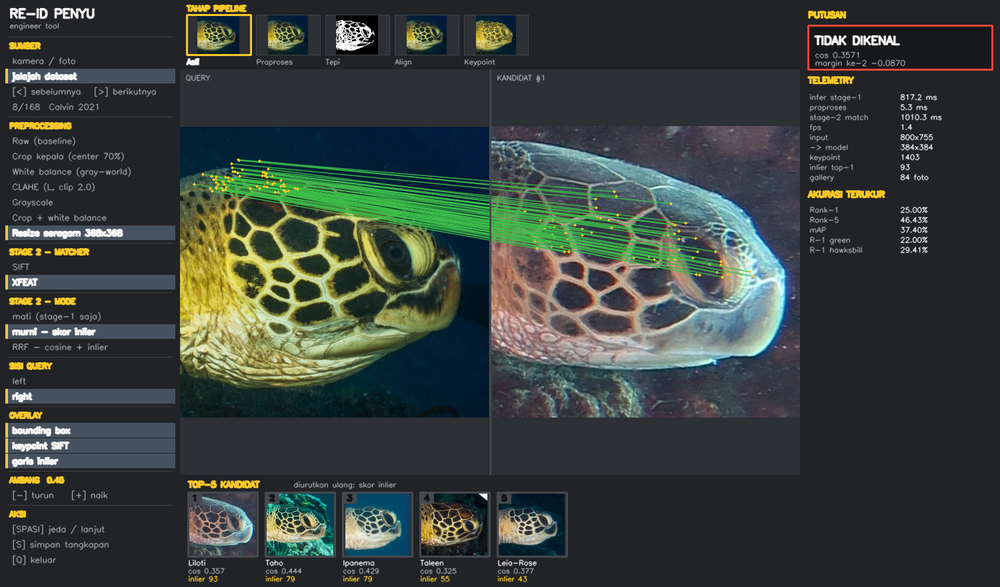
#> input picture aplikasi/pratinjau_dataset.png, 1000 x 587 px, shrunk from 1500 x 880 before the run, given in place of the camera
$ python untitled1.py
#> lines starting #> are read from the running program, lines starting #| are printed output that depends on the picture; after the words box and inside, x2 and y2 are one past the last pixel; in counts of white or black regions, pixels touching at a corner belong together
import cv2
import numpy as np

cap = cv2.VideoCapture(0)
while True:
    ret, frame = cap.read()
#> frame is the input picture: shape (587, 1000, 3); mean B, G, R 60.2, 64.5, 56.8
    if not ret:
        break

    gray = cv2.cvtColor(frame, cv2.COLOR_BGR2GRAY)
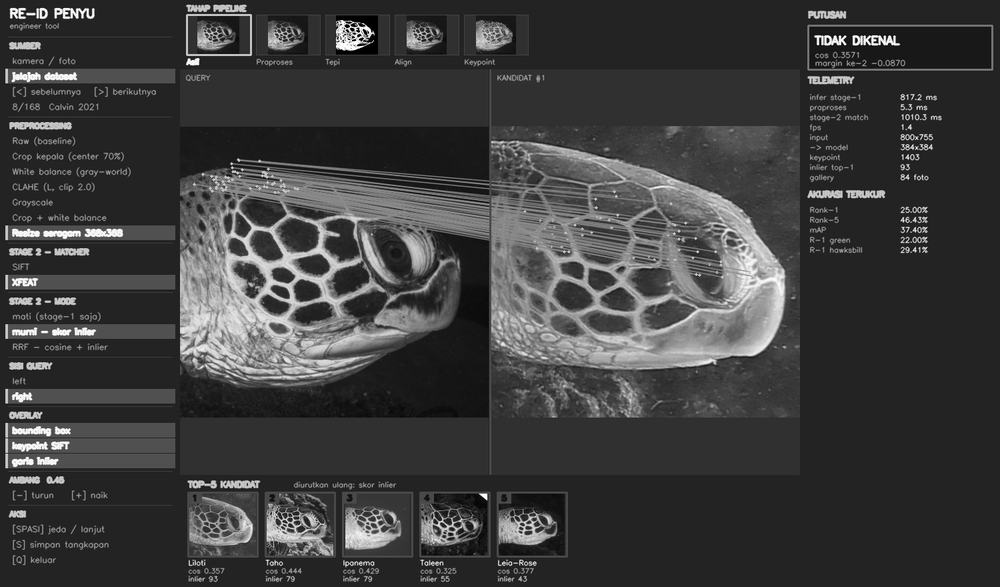
#> gray: shape (587, 1000); min 0, max 255, mean 61.9
    Blur = cv2.GaussianBlur(gray,(5,5), 0)
    edges = cv2.Canny(Blur, 200, 100)
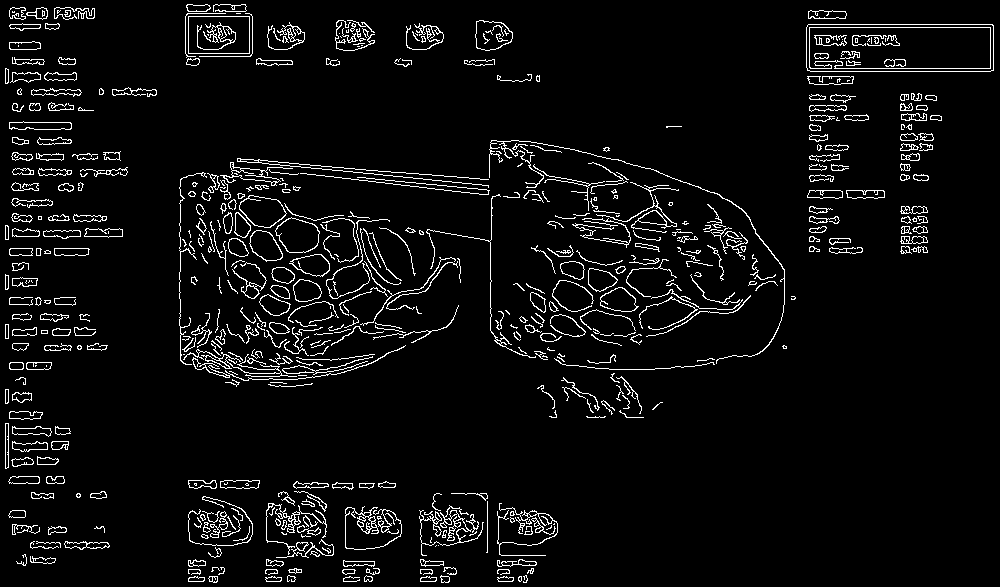
#> edges: shape (587, 1000); 5.2% white in thin lines or dots
    contours, hierarchy = cv2.findContours(edges, cv2.RETR_EXTERNAL, cv2.CHAIN_APPROX_SIMPLE)
#> contours = 495 contours, 287 with area under 20; largest, box (x1, y1, x2, y2) and area: (806, 24, 994, 72) 8777, (188, 16, 250, 54) 2257, (275, 217, 320, 253) 1132, (239, 195, 287, 228) 1040, (475, 20, 513, 51) 866
    tepi = cv2.drawContours(frame.copy(), contours, -1, (0, 255, 0), 2)
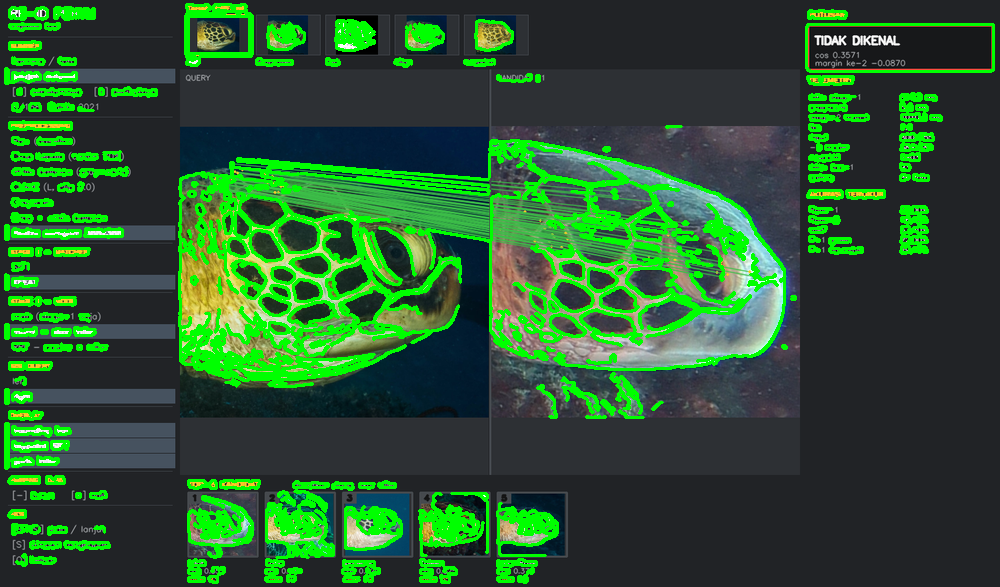
#> tepi: shape (587, 1000, 3); mean B, G, R 47.4, 86.2, 42

    cv2.imshow('Edges', edges)
    cv2.imshow('tepi', tepi)

cap.realease(0)
cv2.destroyAllWindows()

$ run again, on aplikasi/pratinjau_keypoint_fix.png
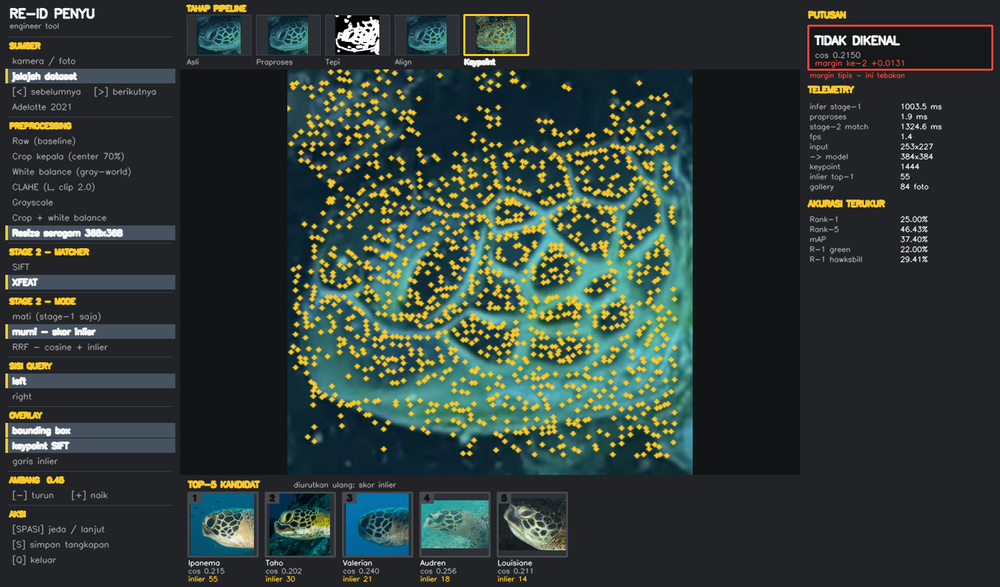
#> input picture aplikasi/pratinjau_keypoint_fix.png, 1000 x 587 px, shrunk from 1500 x 880 before the run, given in place of the camera
#> frame is the input picture: shape (587, 1000, 3); mean B, G, R 54.7, 59.5, 48.7
#> `edges = cv2.Canny(Blur, 200, 100)`:
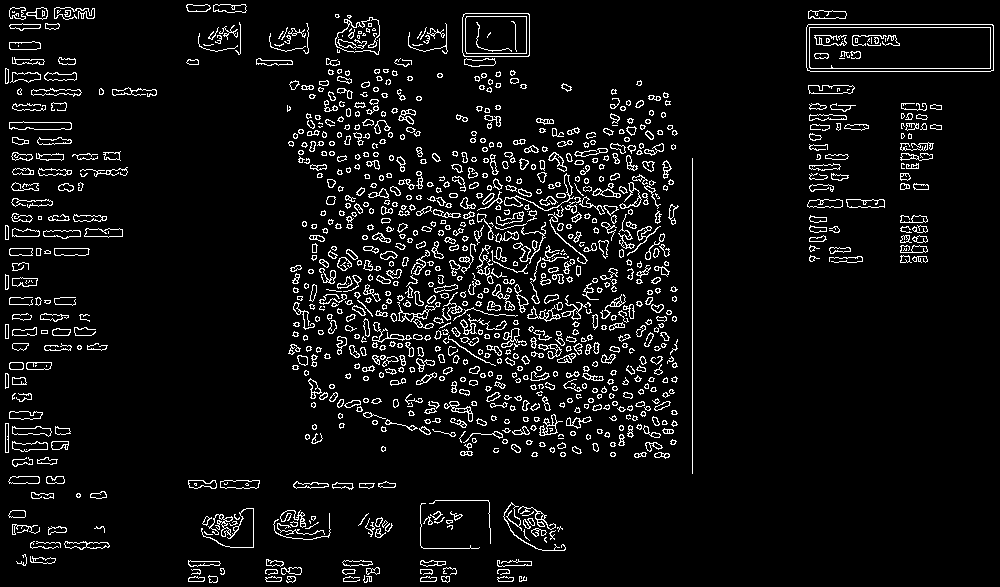
#> edges: shape (587, 1000); 6.4% white in thin lines or dots
#> contours = 994 contours, 551 with area under 20; largest, box (x1, y1, x2, y2) and area: (806, 24, 994, 72) 8777, (462, 13, 530, 57) 2871, (9, 121, 72, 130) 412, (808, 85, 855, 94) 326, (220, 480, 260, 489) 276
#> `tepi = cv2.drawContours(frame.copy(), contours, -1, (0, 255, 0), 2)`:
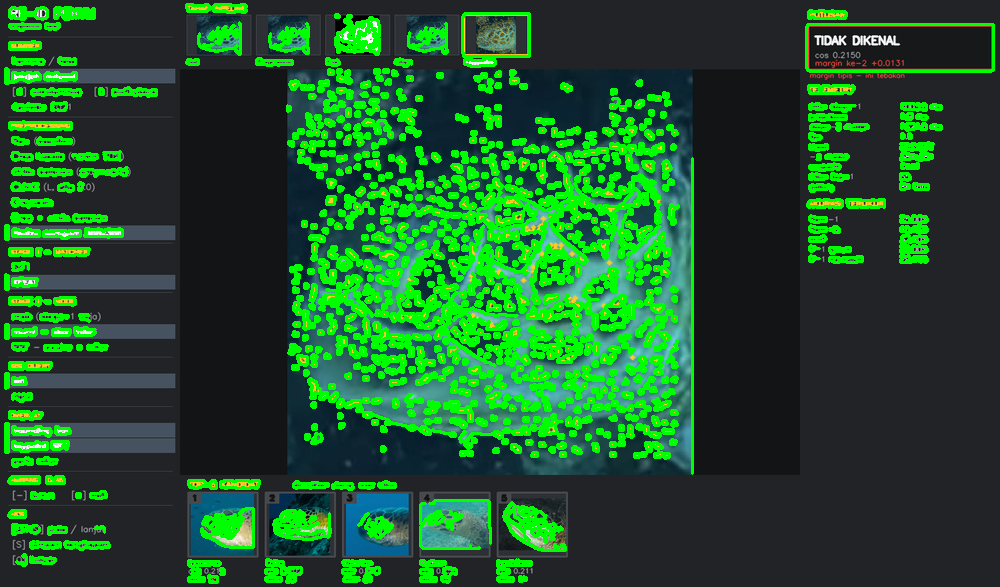
#> tepi: shape (587, 1000, 3); mean B, G, R 41.1, 84.7, 29.8

$ run again, on aplikasi/pratinjau_match.png
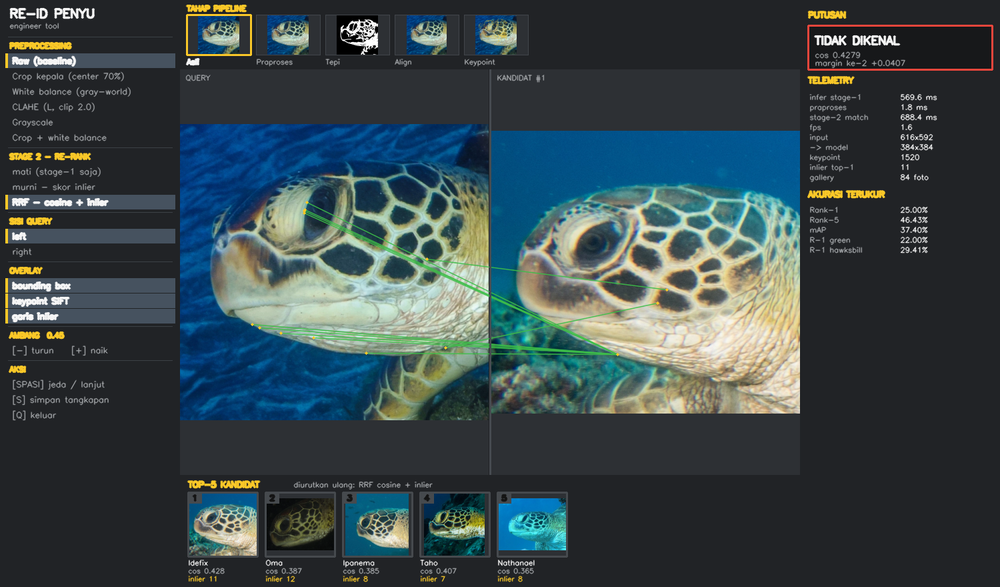
#> input picture aplikasi/pratinjau_match.png, 1000 x 587 px, shrunk from 1500 x 880 before the run, given in place of the camera
#> frame is the input picture: shape (587, 1000, 3); mean B, G, R 73.5, 70.3, 56.5
#> `edges = cv2.Canny(Blur, 200, 100)`:
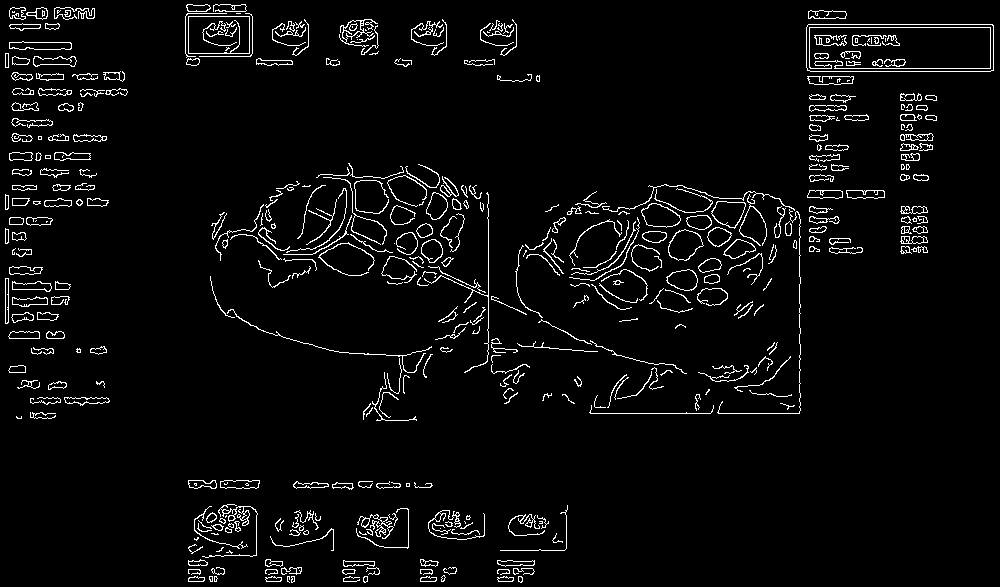
#> edges: shape (587, 1000); 4.1% white in thin lines or dots
#> contours = 399 contours, 234 with area under 20; largest, box (x1, y1, x2, y2) and area: (806, 24, 994, 72) 8777, (188, 16, 250, 54) 2257, (668, 229, 704, 261) 742, (641, 203, 681, 228) 650, (711, 201, 746, 229) 639
#> `tepi = cv2.drawContours(frame.copy(), contours, -1, (0, 255, 0), 2)`:
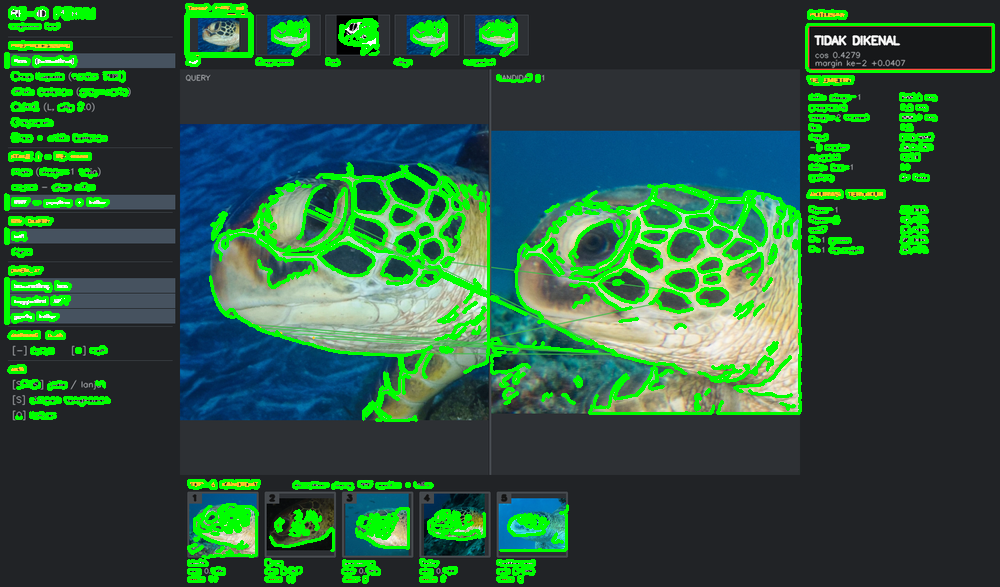
#> tepi: shape (587, 1000, 3); mean B, G, R 62, 86.8, 44.7

$ run again, on aplikasi/pratinjau_xfeat.png
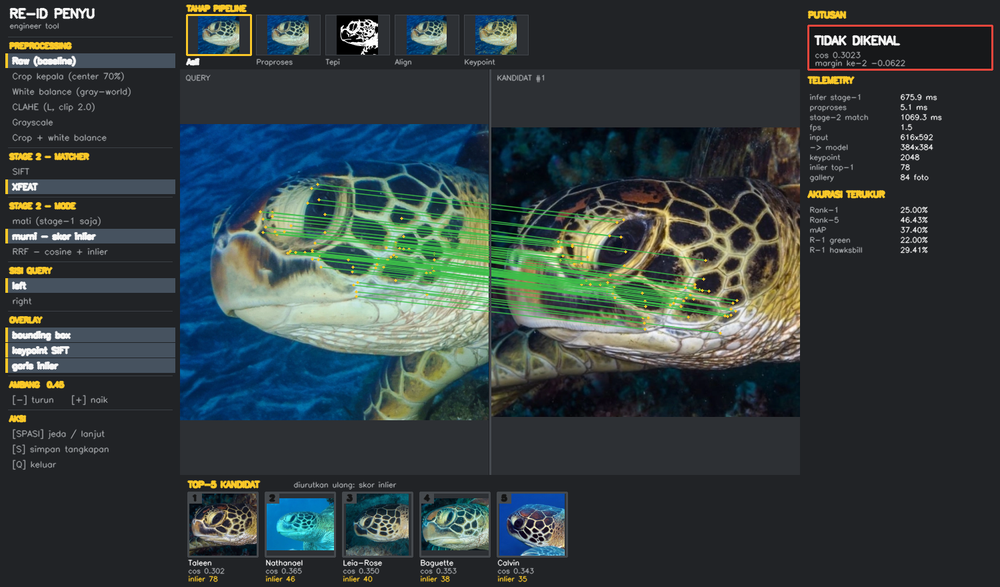
#> input picture aplikasi/pratinjau_xfeat.png, 1000 x 587 px, shrunk from 1500 x 880 before the run, given in place of the camera
#> frame is the input picture: shape (587, 1000, 3); mean B, G, R 63.8, 63, 52.3
#> `edges = cv2.Canny(Blur, 200, 100)`:
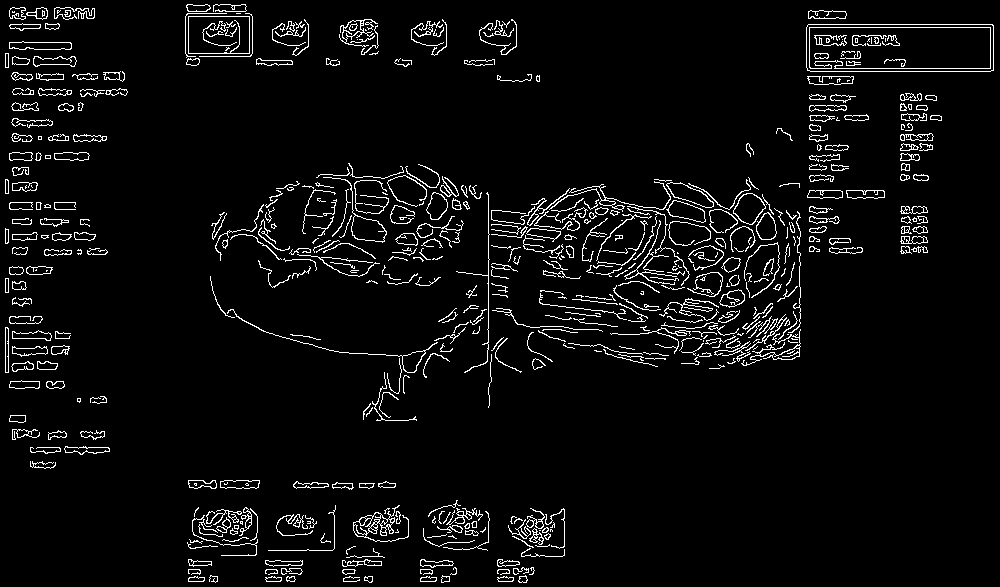
#> edges: shape (587, 1000); 4.8% white in thin lines or dots
#> contours = 494 contours, 317 with area under 20; largest, box (x1, y1, x2, y2) and area: (806, 24, 994, 72) 8777, (188, 16, 250, 54) 2257, (323, 177, 387, 243) 671, (733, 193, 766, 225) 656, (353, 505, 409, 542) 628
#> `tepi = cv2.drawContours(frame.copy(), contours, -1, (0, 255, 0), 2)`:
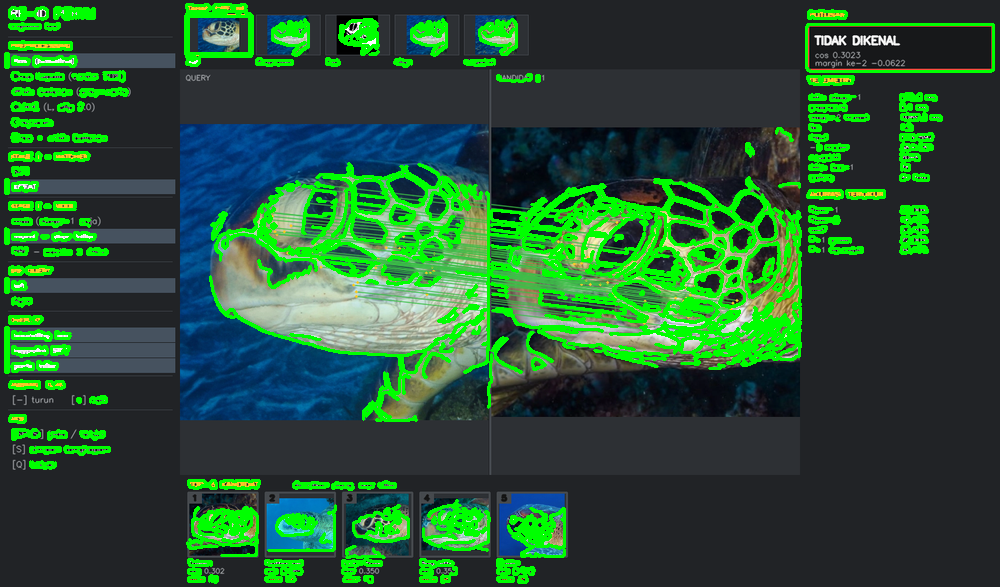
#> tepi: shape (587, 1000, 3); mean B, G, R 51.8, 83.2, 39.2
